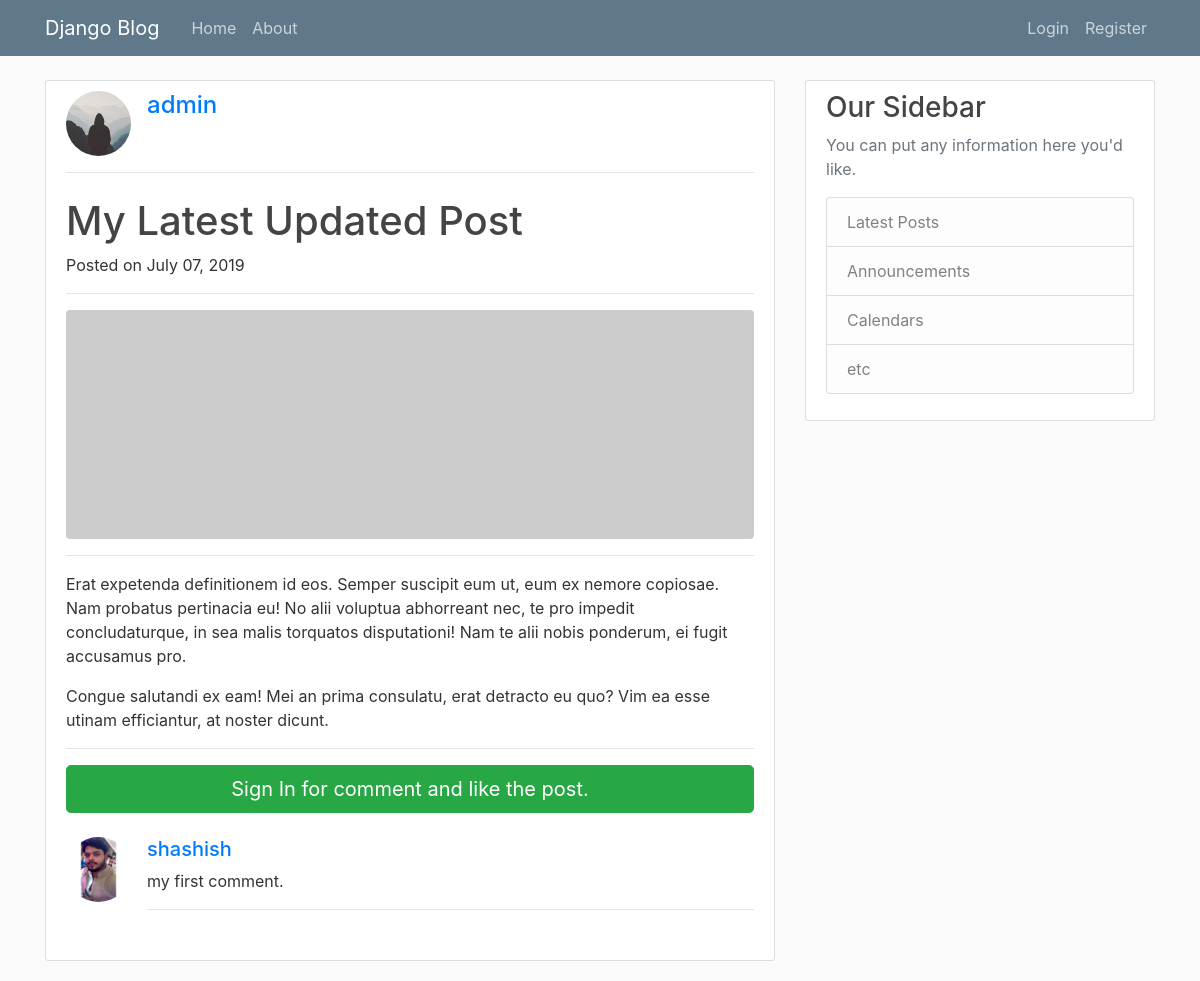
The app's page /post/24/ with its own data.
### blog/models.py (models this page shows, shortened)
class Post(models.Model):
    author = models.ForeignKey(
        settings.AUTH_USER_MODEL, on_delete=models.CASCADE)
    title = models.CharField(max_length=100)
    content = models.TextField()
    liked = models.ManyToManyField(
        settings.AUTH_USER_MODEL, blank=True, related_name='liked')
    date_posted = models.DateTimeField(default=timezone.now)
    objects = PostManager()
    class Meta:
        ordering = ('-date_posted', )

class Comment(models.Model):
    post = models.ForeignKey(
        Post, related_name='comments', on_delete=models.CASCADE)
    author = models.ForeignKey(
        settings.AUTH_USER_MODEL, on_delete=models.CASCADE)
    text = models.TextField()
    created_date = models.DateTimeField(default=timezone.now)
    approved_comment = models.BooleanField(default=True)

### users/models.py (models this page shows, shortened)
class Profile(models.Model):
    user = models.OneToOneField(User, on_delete=models.CASCADE)
    image = models.ImageField(default='default.jpg', upload_to='profile_pics')

### blog/views.py (the view)
# urls.py: path('post/<int:pk>/', PostDetailView.as_view(), name='post_detail'),
class PostDetailView(DetailView):
    model = Post

### blog/templates/blog/post_detail.html (shortened to what this page needs)
{% extends "blog/base.html" %}
{% load crispy_forms_tags %}
{% block content %}
<div class="content-section">
    <div class="media">
        <img class="d-flex mr-3 rounded-circle article-img" src="{{ object.author.profile.image.url }}" alt="">
        <div class="media-body">
            <h4 class="mt-0"><a href="{% url 'user_posts' object.author.username %}">{{ object.author }}</a></h4>
        </div>
    </div>
    <hr>
    <div>
        <h1 class="mt-4">{{object.title}}</h1>
        <p>
            Posted on {{ object.date_posted|date:"F d, Y" }}
        </p>
    </div>
    <hr>
    <img class="img-fluid rounded" src="http://placehold.it/900x300" alt="">
    <hr>
    <p class="lead">{{ object.content|safe|linebreaks }}</p>
    <hr>
    {% if user.is_authenticated %}
    <div class="card my-4">
        <h5 class="card-header">Leave a Comment:</h5>
        <div class="card-body">
            <form method="POST" action="{% url 'add_comment' object.id %}">
                {% csrf_token %}
                <div class="form-group">
                    <textarea class="form-control" name="text" rows="3" required></textarea>
                    <input type="hidden" name="user_id" value="{{user.id}}">
                </div>
                <button class="btn btn-primary" type="submit">Comment</button>
            </form>
        </div>
    </div>
    {% else %}
    <a href="{% url 'login' %}" class="btn btn-success btn-lg btn-block mb-4">
        Sign In for comment and like the post.
    </a>
    {% endif %}
    {% for comment in post.comments.all %}
    {% if comment.approved_comment %}
    <div class="media mb-4">
        <img class="d-flex mr-3 rounded-circle article-img" src="{{ comment.author.profile.image.url }}" alt="">
        <div class="media-body">
            <h5 class="mt-0"><a href="{% url 'user_posts' comment.author.username %}">{{ comment.author }}</a></h5>
            {{ comment.text|linebreaks }}
            <hr>
        </div>
    </div>
    {% else %}
    <div class="alert alert-secondary" role="alert">
        No Comment has been posted.
    </div>
    {% endif %}
    {% endfor %}
</div>
{% endblock content %}

### web/static/css/main.css (style rules this page uses)
body { background: #fafafa; color: #333333; margin-top: 5rem; }
h1, h2, h3, h4, h5, h6 { color: #444444; }
.content-section { background: #ffffff; padding: 10px 20px; border: 1px solid #dddddd; border-radius: 3px; margin-bottom: 20px; }
.article-img { height: 65px; width: 65px; margin-right: 16px; }

### records on screen
Post: author.profile.image (placeholder picture), author "admin", title "My Latest Updated Post", date_posted "July 07, 2019", content "Erat expetenda definitionem id eos. Semper suscipit eum ut, eum ex nemore copiosae. Nam probatus pertinacia eu! No alii voluptua abhorreant nec, te pro impedit concludaturque, in sea malis torquatos disputationi! Nam te alii nobis ponderum, ei fugit accusamus pro. Congue salutandi ex eam! Mei an prima consulatu, erat detracto eu quo? Vim ea esse utinam efficiantur, at noster dicunt."
Comment: author.profile.image (picture), author "shashish", text "my first comment."
